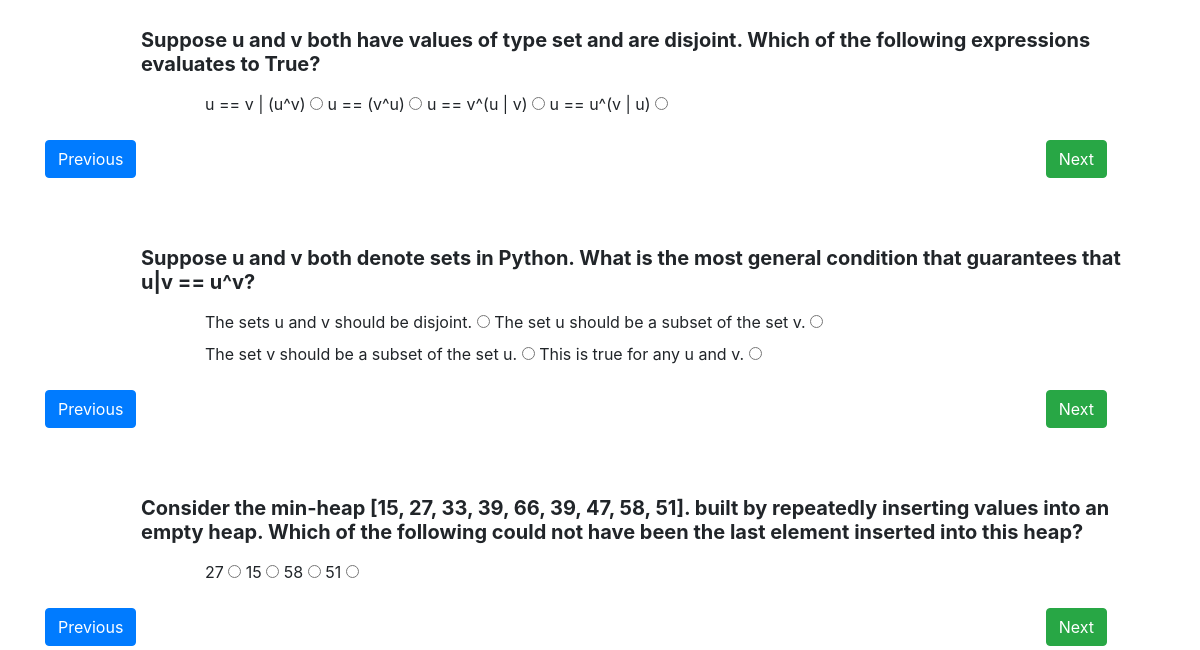
Before: /quiz/1 (lower part) with the older database file.
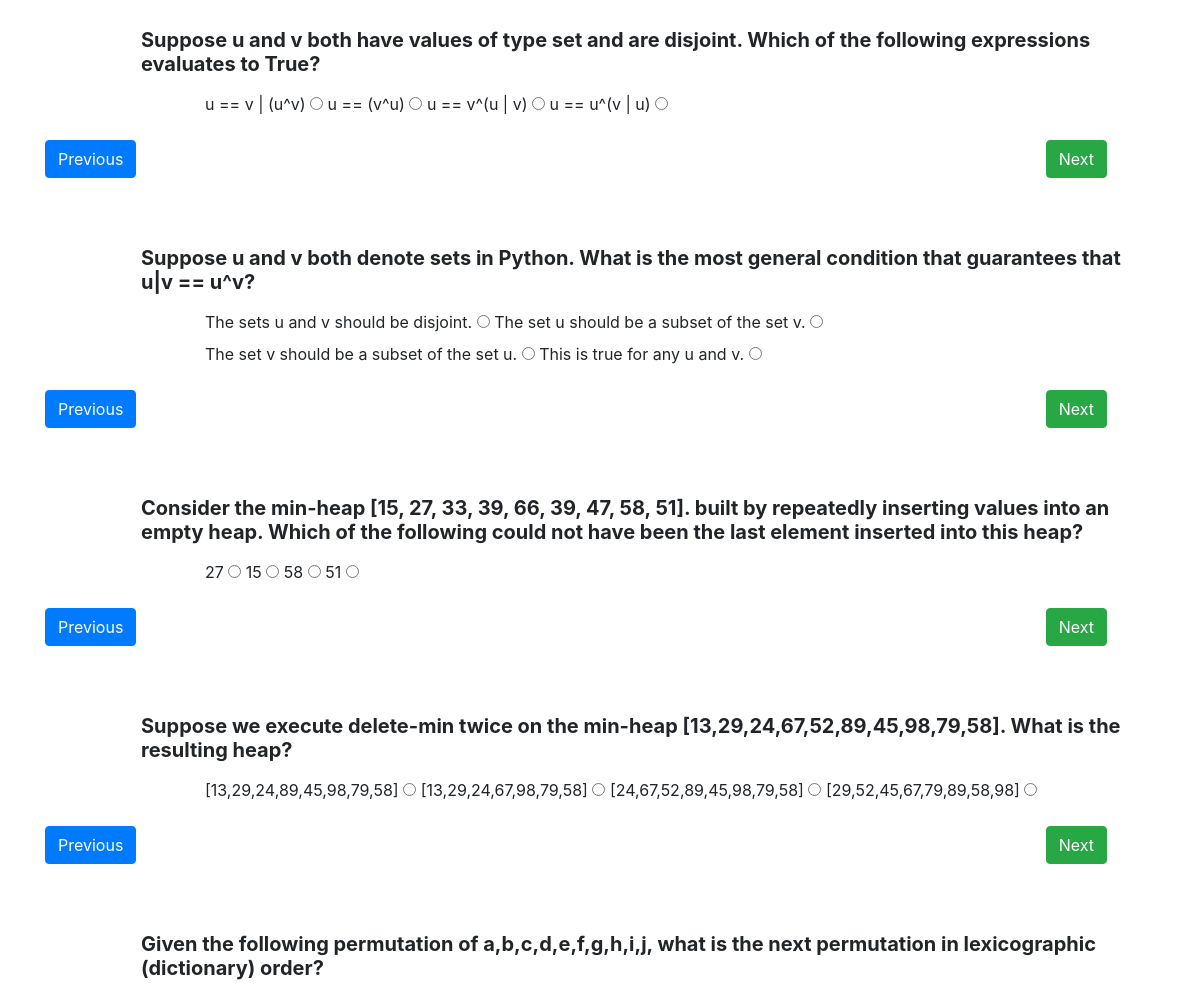
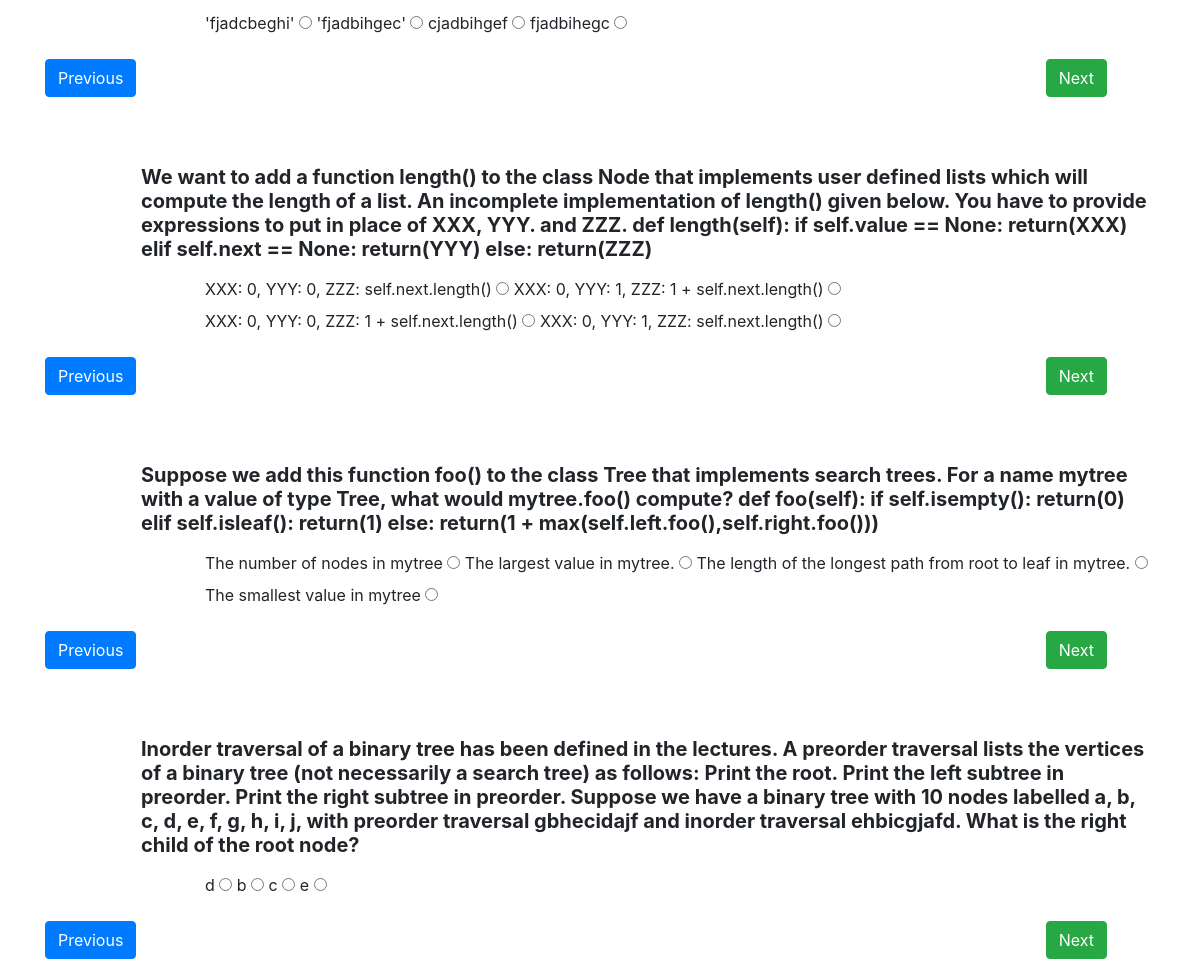
After: the same page with the newer database file (2 pictures, top to bottom).
### Course/models.py (models this page shows)
class Quiz(models.Model):
    course = models.ForeignKey(Course, on_delete=models.CASCADE)
    question = models.TextField(null = True, blank = True)
    answer = models.TextField(null = True, blank = True)
    option1 = models.TextField(null = True, blank = True)
    option2 = models.TextField(null = True, blank = True)
    option3 = models.TextField(null = True, blank = True)
    option4 = models.TextField(null = True, blank = True)

### user_management/views.py (the view)
# urls.py: path("quiz/<int:pk>",views.QuizPage.as_view(), name="quiz"),
class QuizPage(generic.ListView):
    template_name = "quiz.html"
    model=Quiz

### user_management/templates/quiz.html (shortened to what this page needs)
{% extends 'base.html' %}
{% block content %}
{% for c in object_list %}
   <div class="container mt-sm-5 my-1">
    <div class="question ml-sm-5 pl-sm-5 pt-2">
        <div class="py-2 h5"><b>{{c.question}}</b></div>
        <div class="ml-md-3 ml-sm-3 pl-md-5 pt-sm-0 pt-3" id="options">
            <label class="options">{{c.option1}}
                <input type="radio" name="radio">
            </label>
            <label class="options">{{c.option2}}
                <input type="radio" name="radio">
            </label>
            <label class="options">{{c.option3}}
                <input type="radio" name="radio">
            </label>
            <label class="options">{{c.option4}}
                <input type="radio" name="radio">
            </label>
        </div>
    </div>
    <div class="d-flex align-items-center pt-3">
        <div id="prev">
            <button class="btn btn-primary">Previous</button>
        </div>
        <div class="ml-auto mr-sm-5">
            <button class="btn btn-success">Next</button>
        </div>
    </div>
</div>
{% endfor %}
{% endblock %}

Changed rows visible on the page:
added Quiz: question "Suppose we execute delete-min twice on the min-heap [13,29,24,67,52,89,45,98,79,58]. What is the resulting heap?", option1 "[13,29,24,89,45,98,79,58]", option2 "[13,29,24,67,98,79,58]", option3 "[24,67,52,89,45,98,79,58]", option4 "[29,52,45,67,79,89,58,98]"
added Quiz: question "Given the following permutation of a,b,c,d,e,f,g,h,i,j, what is the next permutation in lexicographic (dictionary) order?", option1 "'fjadcbeghi'", option2 "'fjadbihgec'", option3 "cjadbihgef", option4 "fjadbihegc"
added Quiz: question "We want to add a function length() to the class Node that implements user defined lists which will compute the length of a list. An incomplete implementation of length() given below. You have to provide expressions to put in place of XXX, YYY. and ZZZ. def length(self): if self.value == None: return(XXX) elif self.next == None: return(YYY) else: return(ZZZ)", option1 "XXX: 0, YYY: 0, ZZZ: self.next.length()", option2 "XXX: 0, YYY: 1, ZZZ: 1 + self.next.length()", option3 "XXX: 0, YYY: 0, ZZZ: 1 + self.next.length()", option4 "XXX: 0, YYY: 1, ZZZ: self.next.length()"
added Quiz: question "Suppose we add this function foo() to the class Tree that implements search trees. For a name mytree with a value of type Tree, what would mytree.foo() compute? def foo(self): if self.isempty(): return(0) elif self.isleaf(): return(1) else: return(1 + max(self.left.foo(),self.right.foo()))", option1 "The number of nodes in mytree", option2 "The largest value in mytree.", option3 "The length of the longest path from root to leaf in mytree.", option4 "The smallest value in mytree"
added Quiz: question "Inorder traversal of a binary tree has been defined in the lectures. A preorder traversal lists the vertices of a binary tree (not necessarily a search tree) as follows: Print the root. Print the left subtree in preorder. Print the right subtree in preorder. Suppose we have a binary tree with 10 nodes labelled a, b, c, d, e, f, g, h, i, j, with preorder traversal gbhecidajf and inorder traversal ehbicgjafd. What is the right child of the root node?", option1 "d", option2 "b", option3 "c", option4 "e"
